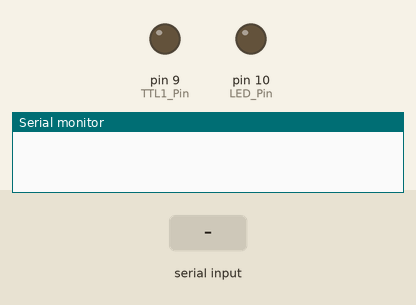
Recording of a sketch running on a simulated Arduino Uno, built with avr-gcc and run on an emulated ATmega328P. On the bench: output pins drawn as LEDs (lit = HIGH), the last lines printed to the serial monitor. Dashed ring = blinking. The test bench sets the inputs (shaded band).

Above: at 1.2 s.
1.3 s: "s\n" received over Serial
At 3.82 s:
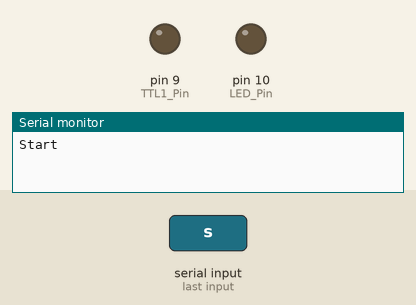
7.3 s: "p\n" received over Serial
At 7.87 s:
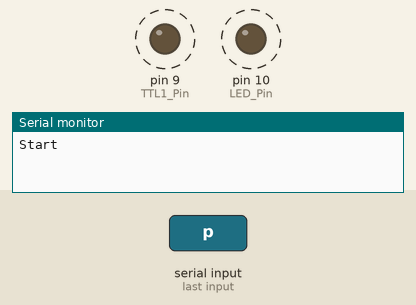
Timing chart, 0 to 10.3 s (numbered marks = the images above; inputs shaded):
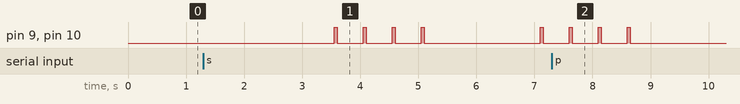

Measured:
- after the input at 1.3 s, pin 9 (TTL1_Pin), pin 10 (LED_Pin): goes 3 × (HIGH 0.05 s, LOW 0.45 s), HIGH 0.05 s, LOW 2.0 s, HIGH 0.05 s, then LOW, starting after 2.3 s
- after the input at 7.3 s, pin 9 (TTL1_Pin), pin 10 (LED_Pin): goes on until 8.7 s, then stays LOW

The sketch:

RampingPulses_BNCbreakout_kbControl.ino
```cpp
/*
Keyboard Commands:
s - start
p - pause
 */
String inputString = "";         // a string to hold incoming data
boolean stringComplete = false;  // whether the string is complete
const int LED_Pin = 10;
const int TTL1_Pin=9;            // Pulse pin
boolean StimStatus = false;      // Stim is on or off
int letterCount;

const unsigned long pulsesPerTrain = 4;          // Number of pulses in pulse train (ms)
unsigned long pulseFrequency = 2;          // frequency in Hz (ms)
unsigned long pulseDuration = 50;           // pulse duration (ms)
unsigned long interPulseInterval = int(1000/pulseFrequency)-pulseDuration;          // ISI (ms)
unsigned long trainInterval = 2000 + (pulsesPerTrain*pulseDuration) + ((pulsesPerTrain-1)*interPulseInterval);         //delay between pulse sets (ms)
unsigned long previousTime = 0;

void setup() {
  // initialize serial:
  Serial.begin(9600);
  // reserve 200 bytes for the inputString:
  inputString.reserve(200);
  pinMode(LED_Pin, OUTPUT);
  pinMode(TTL1_Pin, OUTPUT);
}

void loop() {
  // print the string when a newline arrives:
  if (stringComplete) {
    // clear the string:
    if (inputString[0]=='s') {
      Serial.println("Start");
      StimStatus = true;
    }
    else if (inputString[0]=='p') { // inputString.equalsIgnoreCase("p")
      Serial.println("Pause");
      StimStatus = false;
    }
    else {
      for (letterCount = 0; letterCount < sizeof(inputString) - 1; letterCount++){
        Serial.print(letterCount, DEC);
        Serial.print(" = ");
        Serial.write(inputString[letterCount]);
        Serial.println();
      }
//      Serial.println(sizeof(inputString));
//      Serial.println(StimStatus);
    }
    inputString = "";
    stringComplete = false;
  }

  unsigned long currentTime = millis();

  if ((StimStatus==true) && (currentTime - previousTime >= trainInterval)) {
    // save the last time you blinked the LED
    previousTime = currentTime;
//    Serial.println("Pulses on");
//  Serial.println(interPulseInterval);
//  Serial.println(trainInterval);
    GenerateTrain();
  }
}

void GenerateTrain() {
 // call SendPulse function pulsesPerTrain times
 for (int i=1; i<=pulsesPerTrain; i++) {
   SendPulse();
 }
}

void SendPulse() {
    digitalWrite(LED_Pin, HIGH);   // turn Sync TTL on
    digitalWrite(TTL1_Pin, HIGH);   // trigger laser
    delay(pulseDuration);              // wait for a second
    digitalWrite(LED_Pin, LOW);    // turn Sync TTL off
    digitalWrite(TTL1_Pin, LOW);    // end laser pulse
    delay(interPulseInterval);
}

void serialEvent() {
  while (Serial.available()) {
    // get the new byte:
    char inChar = (char)Serial.read();
    // add it to the inputString:
    inputString += inChar;
    // if the incoming character is a newline, set a flag
    // so the main loop can do something about it:
    if (inChar == '\n') {
      stringComplete = true;
    }
  }
}
```
